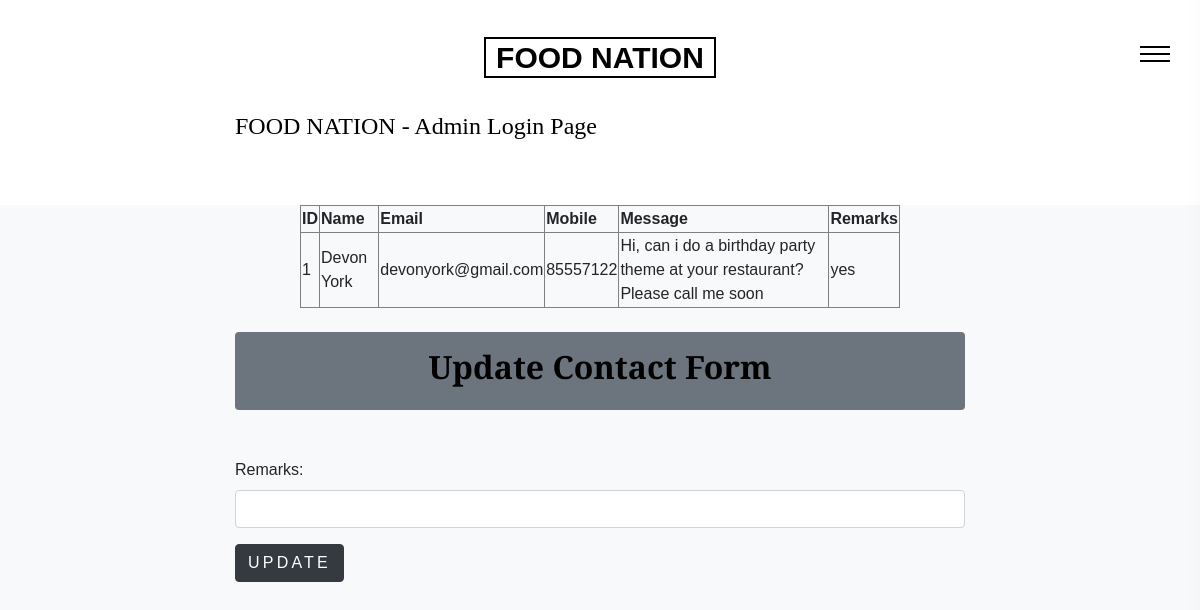
The app's page /admin-updatepercontactform.php?id=1 (signed in) with its own data.
### tables this page shows
CREATE TABLE `contacts` (
  `id` int(11) NOT NULL,
  `name` varchar(200) DEFAULT NULL,
  `email` varchar(200) DEFAULT NULL,
  `mobile` int(8) DEFAULT NULL,
  `message` varchar(200) DEFAULT NULL,
  `remarks` varchar(200) DEFAULT NULL
);

### admin-updatepercontactform.php (the view, shortened to what this page needs)
<?php
    $password='';
	$mysqli = new mysqli('localhost', 'root',
                $password, 'rbs');
	$id=$_GET['id'];
$sql="select * from contacts where id='$id';";
$result=$mysqli->query($sql);
?>
<!doctype html>
<html lang="en">
  <head>
    <?php include('./includes/admin-header.php') ?>
  </head>
    <body class="bg-light">
    <body data-spy="scroll" data-target="#ftco-navbar-spy" data-offset="0">
        <div class="section pb-3 bg-white" id="section-about" data-aos="fade-up">
          <div class="container">
            <div class="row align-items-center justify-content-center">
              <div class="col-md-12 col-lg-8 section-heading">
                <h4 class="heading mb-5">FOOD NATION - Admin Login Page</h4>
				</div>
				</div>
				</div>
				</div>
<table align="center" border='1px' style="width:600px; line=height:40px;">
		<th>ID</th>
		<th>Name</th>
		<th>Email</th>
		<th>Mobile</th>
		<th>Message</th>
		<th>Remarks</th>
	<?php
		while($rows=$result->fetch_assoc())
			{
	?>
			<tr>
				<td><?php echo $rows['id'] ;?></td>
				<td><?php echo $rows['name'] ;?></td>
				<td><?php echo $rows['email'] ;?></td>
				<td><?php echo $rows['mobile'] ;?></td>
				<td><?php echo $rows['message'] ;?></td>
				<td><?php echo $rows['remarks'] ;?></td>
			</tr>
		<?php
			}
		?>
	</table>
	<br>
<!DOCTYPE html>
<html lang="en">
<head>
    <link rel="stylesheet" href="https://cdn.jsdelivr.net/npm/bootstrap@4.6.0/dist/css/bootstrap.min.css">
    <link rel="stylesheet" href="https://cdnjs.cloudflare.com/ajax/libs/bootstrap-datepicker/1.9.0/css/bootstrap-datepicker.standalone.min.css">
    <link rel="stylesheet" href="https://cdnjs.cloudflare.com/ajax/libs/twitter-bootstrap/4.5.2/css/bootstrap.css">
    <link rel="stylesheet" href="https://cdn.datatables.net/1.10.25/css/dataTables.bootstrap4.min.css">
</head>
<body class="py-5">
    <main class="container">
        <div class="row">
            <div class="offset-2 col-8 font-size-xl">
                <div class="bg-secondary text-light rounded  text-center p-3">
                    <h2 class="font-weight-bold">Update Contact Form</h2>
                </div>
                <form action="" method="post" class="my-5">
					<div class="form-group">
                        <label for="txtSpecialRequest">Remarks:</label>
                        <input type="text" class="form-control" name="txtRemarks"required>
                    </div>
                    <button type="submit" class="btn btn-dark" name="update">Update</button>
                </form>
            </div>
        </div>
    </main>
</body>
</html>

### css/style.css (style rules this page uses)
html { overflow-x: hidden; }
body { background: #fff; font-family: "Open Sans", Arial, sans-serif; font-size: 20px; line-height: 1.8; font-weight: 300; color: gray; }
h1, h2, h3, h4, h5 { color: #000; font-family: "Playfair Display", serif; }
.btn, .form-control { outline: none; }
.form-control { border: 2px solid #cccccc; }
.btn { text-transform: uppercase; letter-spacing: .2em; font-size: 14px; font-weight: 700; }
.section { padding: 7em 0; z-index: 2; position: relative; }

### admin-updatepercontactform.php (style rules this page uses)
h2 { text-align:center; }
body { background: #e9ecef; font-family: sans-serif; }

### records on screen
contacts: id "1", name "Devon York", email "devonyork@gmail.com", mobile "85557122", message "Hi, can i do a birthday party theme at your restaurant? Please call me soon", remarks "yes"
